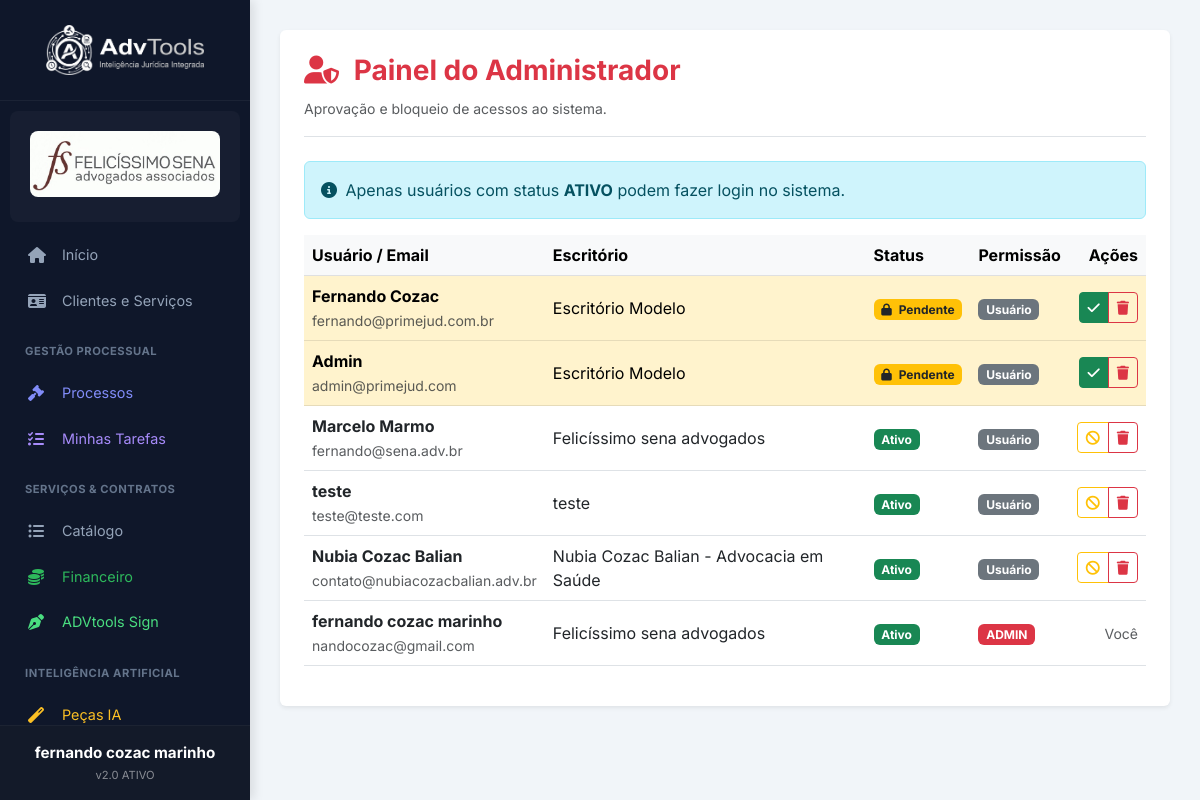
Page /superadmin/usuarios (signed in) on the committed database.
### tables this page shows
CREATE TABLE usuarios (
        id INTEGER PRIMARY KEY AUTOINCREMENT,
        escritorio_id INTEGER,
        nome TEXT NOT NULL,
        email TEXT UNIQUE NOT NULL,
        senha_hash TEXT NOT NULL,
        tipo TEXT DEFAULT 'Humano', -- Humano ou IA
        perfil TEXT DEFAULT 'Operacional', is_admin BOOLEAN DEFAULT 0, ativo BOOLEAN DEFAULT 0, -- Admin, Comercial, Operacional
        FOREIGN KEY(escritorio_id) REFERENCES escritorios(id)
    );

CREATE TABLE escritorios (
        id INTEGER PRIMARY KEY AUTOINCREMENT,
        nome TEXT NOT NULL,
        documento TEXT, -- CPF ou CNPJ
        logo_path TEXT,
        data_criacao DATETIME DEFAULT CURRENT_TIMESTAMP
    , email TEXT, telefone TEXT, endereco TEXT);

### app.py (the view)
@app.route('/superadmin/usuarios')
def superadmin_usuarios():
    if not session.get('usuario_logado') or not session.get('is_admin'):
        flash("Acesso restrito ao Super Administrador.", "error")
        return redirect(url_for('dashboard'))
    conn = get_db_connection()
    usuarios = conn.execute('''
        SELECT u.*, e.nome as nome_escritorio
        FROM usuarios u
        LEFT JOIN escritorios e ON u.escritorio_id = e.id
        ORDER BY u.ativo ASC, u.id DESC
    ''').fetchall()
    conn.close()
    return render_template('admin_users.html', usuarios=usuarios)

### templates/admin_users.html (shortened to what this page needs)
{% extends "base.html" %}
{% block content %}
<div class="container-gestao bg-white rounded shadow-sm p-4">
    <div class="header-gestao d-flex justify-content-between align-items-center mb-4 border-bottom pb-3">
        <div>
            <h3 class="fw-bold text-danger"><i class="fas fa-user-shield me-2"></i> Painel do Administrador</h3>
            <small class="text-muted">Aprovação e bloqueio de acessos ao sistema.</small>
        </div>
    </div>
    <div class="alert alert-info">
        <i class="fas fa-info-circle me-1"></i> Apenas usuários com status <strong>ATIVO</strong> podem fazer login no
        sistema.
    </div>
    <div class="table-responsive">
        <table class="table align-middle table-hover">
            <thead class="table-light">
                <tr>
                    <th>Usuário / Email</th>
                    <th>Escritório</th>
                    <th>Status</th>
                    <th>Permissão</th>
                    <th class="text-end">Ações</th>
                </tr>
            </thead>
            <tbody>
                {% for u in usuarios %}
                <tr class="{% if not u.ativo %}table-warning{% endif %}">
                    <td>
                        <div class="fw-bold">{{ u.nome }}</div>
                        <small class="text-muted">{{ u.email }}</small>
                    </td>
                    <td>{{ u.nome_escritorio or '-' }}</td>
                    <td>
                        {% if u.ativo %}
                        <span class="badge bg-success">Ativo</span>
                        {% else %}
                        <span class="badge bg-warning text-dark"><i class="fas fa-lock me-1"></i> Pendente</span>
                        {% endif %}
                    </td>
                    <td>
                        {% if u.is_admin %}
                        <span class="badge bg-danger">ADMIN</span>
                        {% else %}
                        <span class="badge bg-secondary">Usuário</span>
                        {% endif %}
                    </td>
                    <td class="text-end">
                        {% if u.id != session['usuario_id'] %}
                        <div class="btn-group">
                            {% if u.ativo %}
                            <a href="/superadmin/bloquear/{{ u.id }}" class="btn btn-sm btn-outline-warning"
                                title="Bloquear Acesso">
                                <i class="fas fa-ban"></i>
                            </a>
                            {% else %}
                            <a href="/superadmin/aprovar/{{ u.id }}" class="btn btn-sm btn-success"
                                title="Aprovar Acesso">
                                <i class="fas fa-check"></i>
                            </a>
                            {% endif %}
                            <a href="/superadmin/excluir/{{ u.id }}" class="btn btn-sm btn-outline-danger"
                                title="Excluir Usuário"
                                onclick="return confirm('Tem certeza que deseja excluir este usuário permanentemente?');">
                                <i class="fas fa-trash"></i>
                            </a>
                        </div>
                        {% else %}
                        <span class="text-muted small">Você</span>
                        {% endif %}
                    </td>
                </tr>
                {% else %}
                <tr>
                    <td colspan="5" class="text-center py-4">Nenhum usuário encontrado.</td>
                </tr>
                {% endfor %}
            </tbody>
        </table>
    </div>
</div>
{% endblock %}

### templates/base.html (shortened to what this page needs)
<!DOCTYPE html>
<html lang="pt-br">
<head>
    <link href="https://cdn.jsdelivr.net/npm/bootstrap@5.3.0/dist/css/bootstrap.min.css" rel="stylesheet">
    <link rel="stylesheet" href="https://cdnjs.cloudflare.com/ajax/libs/font-awesome/6.4.0/css/all.min.css">
</head>
<body>
    <div class="sidebar">
        <div class="sidebar-header d-flex align-items-center justify-content-center">
            <img src="{{ url_for('static', filename='img/logo_advtools.png') }}" alt="ADVtools" class="img-fluid"
                style="max-height: 50px; border-radius: 5px;">
        </div>
        <div class="user-profile">
            {% if session.get('logo_path') %}
            <div class="w-100 text-center">
                <img src="{{ url_for('static', filename=session.get('logo_path')) }}" alt="Logo"
                    style="max-width: 100%; max-height: 80px; object-fit: contain; border-radius: 8px; margin-bottom: 5px;">
            </div>
            {% endif %}
        </div>
        <div style="flex-grow: 1; overflow-y: auto;">
            <nav class="nav flex-column">
                <a href="/"
                    class="nav-link {% if request.path == '/' or request.path == '/dashboard' %}active{% endif %}">
                    <i class="fas fa-home"></i> Início
                </a>
                <a href="/clientes"
                    class="nav-link {% if 'clientes' in request.path and 'processos' not in request.path %}active{% endif %}">
                    <i class="fas fa-id-card"></i> Clientes e Serviços
                </a>
                <div class="nav-category">Gestão Processual</div>
                <a href="/processos"
                    class="nav-link {% if request.path == '/processos' or request.path.startswith('/processos/') %}active{% endif %}"
                    style="color: #818cf8;">
                    <i class="fas fa-gavel"></i> Processos
                </a>
                <a href="/minhas-tarefas" class="nav-link {% if 'minhas-tarefas' in request.path %}active{% endif %}"
                    style="color: #a78bfa;">
                    <i class="fas fa-tasks"></i> Minhas Tarefas
                </a>
                <div class="nav-category">Serviços &amp; Contratos</div>
                <a href="/servicos/tipos" class="nav-link {% if 'servicos/tipos' in request.path %}active{% endif %}">
                    <i class="fas fa-list-ul"></i> Catálogo
                </a>
                {% if session.get('perfil') == 'Admin' %}
                <a href="/financeiro" class="nav-link {% if 'financeiro' in request.path %}active{% endif %}"
                    style="color: #2eb85c;">
                    <i class="fas fa-coins"></i> Financeiro
                </a>
                {% endif %}
                <a href="/documentos" class="nav-link {% if request.path == '/documentos' %}active{% endif %}"
                    style="color: #4ade80;">
                    <i class="fas fa-pen-nib"></i> ADVtools Sign
                </a>
                <div class="nav-category">Inteligência Artificial</div>
                <a href="/documentos/novo" class="nav-link {% if 'documentos' in request.path %}active{% endif %}"
                    style="color: #fbbf24;">
                    <i class="fas fa-magic"></i> Peças IA
                </a>
            </nav>
        </div>
        <div class="p-3 text-center border-top border-secondary border-opacity-10 bg-dark bg-opacity-25">
            <div class="fw-bold text-white mb-0" style="font-size: 0.95rem;">{{ session.get('nome_usuario', 'Usuário')
                }}</div>
            <div class="text-white-50" style="font-size: 0.70rem; margin-top: 2px;">v2.0 ATIVO</div>
        </div>
    </div>
    <div class="main-content">
        {% block content %}{% endblock %}
    </div>
</body>
</html>

### templates/base.html (style rules this page uses)
:root { --sidebar-bg: #0F172A; --sidebar-hover: #1E293B; --text-main: #E2E8F0; --text-muted: #94A3B8; --accent: #F59E0B; --bg-body: #F1F5F9; }
body { background-color: var(--bg-body); font-family: 'Inter', sans-serif; overflow-x: hidden; }
.sidebar { height: 100vh; width: 250px; position: fixed; top: 0; left: 0; background-color: var(--sidebar-bg); color: var(--text-main); display: flex; flex-direction: column; z-index: 1000; box-shadow: 4px 0 10px rgba(0, 0, 0, 0.1); }
.sidebar-header { padding: 25px 20px; border-bottom: 1px solid rgba(255, 255, 255, 0.05); }
.user-profile { padding: 20px; background: rgba(255, 255, 255, 0.03); margin: 10px; border-radius: 8px; display: flex; align-items: center; }
.nav-link { color: var(--text-muted); padding: 12px 25px; font-size: 0.9rem; display: flex; align-items: center; transition: all 0.2s ease; text-decoration: none; border-left: 3px solid transparent; }
.nav-link i { width: 24px; margin-right: 10px; font-size: 1rem; }
.nav-category { font-size: 0.7rem; text-transform: uppercase; color: #64748B; font-weight: 700; padding: 20px 25px 10px; letter-spacing: 0.5px; }
.main-content { margin-left: 250px; padding: 30px; }

### rows in the picture
usuarios: get "fernando cozac marinho", nome "fernando cozac marinho", email "nandocozac@gmail.com", nome "Felicíssimo sena advogados", ativo "Ativo", is_admin "ADMIN", shows "Você"
usuarios: nome "Fernando Cozac", email "fernando@primejud.com.br", nome "Escritório Modelo", ativo False (drawn), is_admin "Usuário"
usuarios: nome "Admin", email "admin@primejud.com", nome "Escritório Modelo", ativo False (drawn), is_admin "Usuário"
usuarios: nome "Marcelo Marmo", email "fernando@sena.adv.br", nome "Felicíssimo sena advogados", ativo "Ativo", is_admin "Usuário"
usuarios: nome "teste", email "teste@teste.com", ativo "Ativo", is_admin "Usuário"
usuarios: nome "Nubia Cozac Balian", email "contato@nubiacozacbalian.adv.br", nome "Nubia Cozac Balian - Advocacia em Saúde", ativo "Ativo", is_admin "Usuário"
